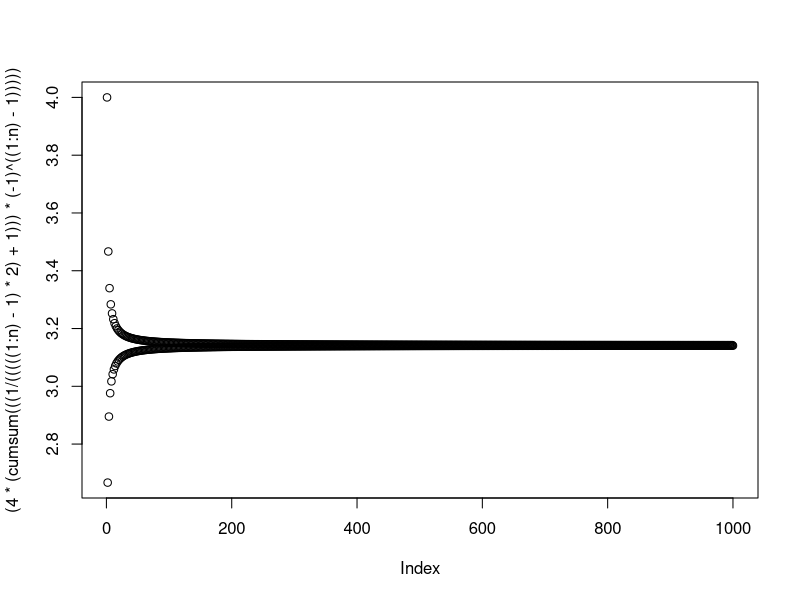
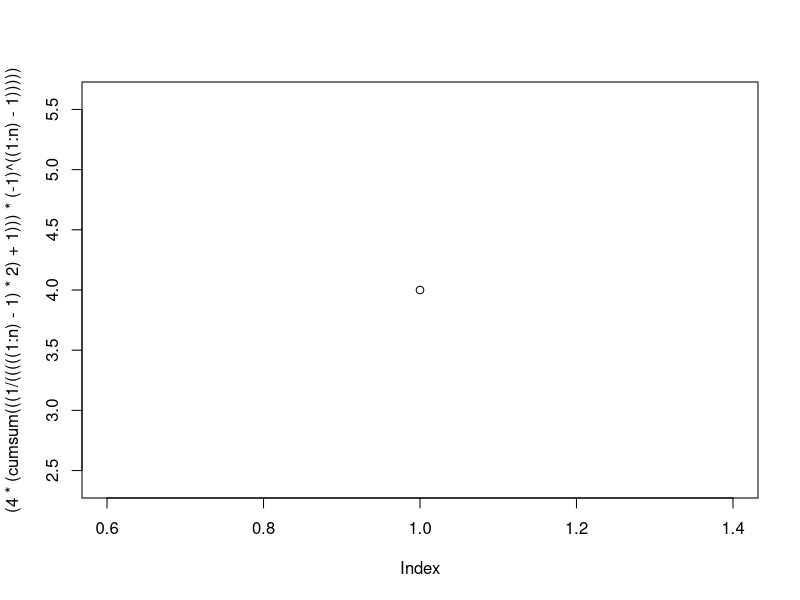
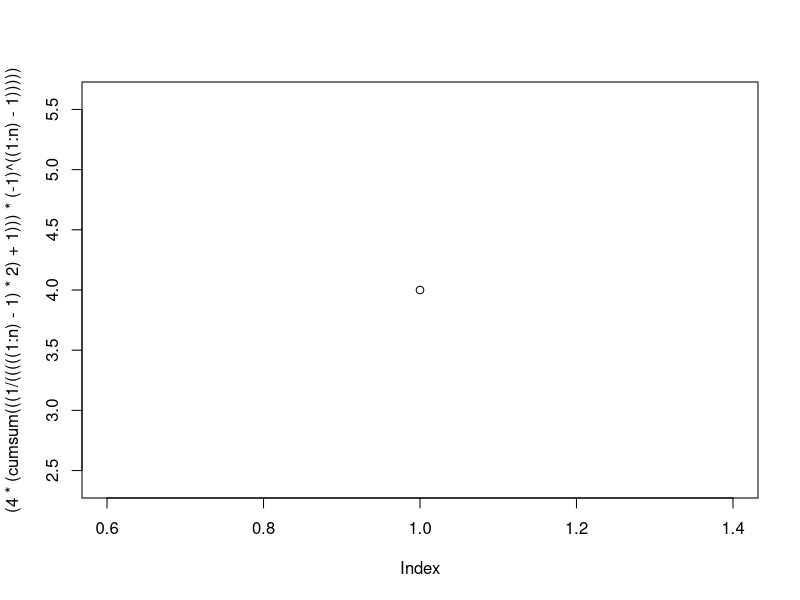
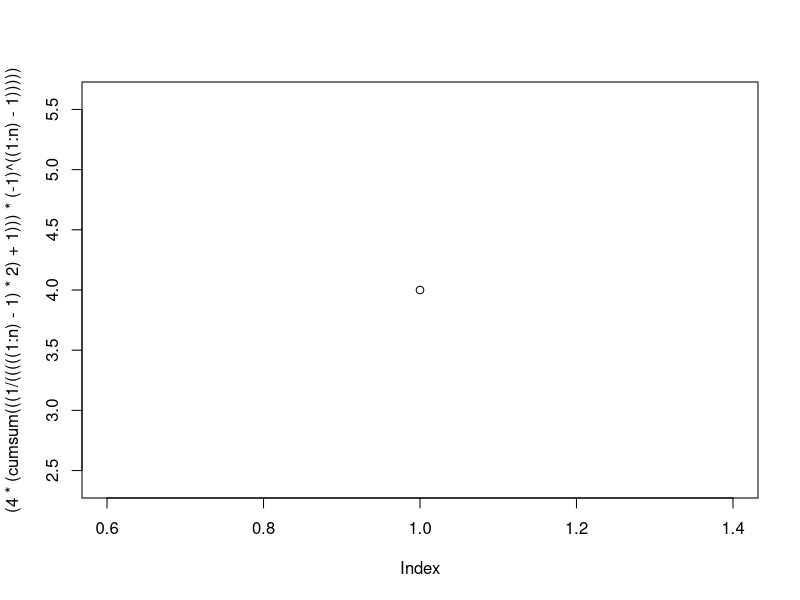
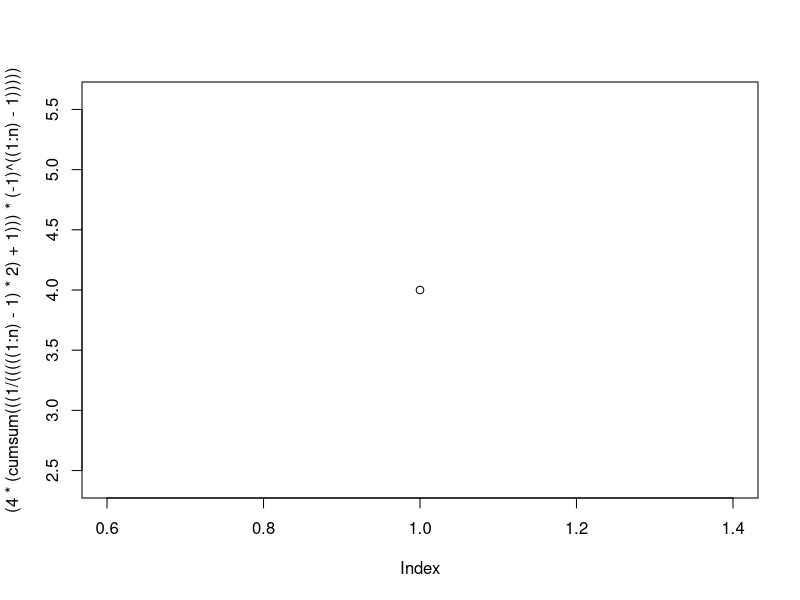
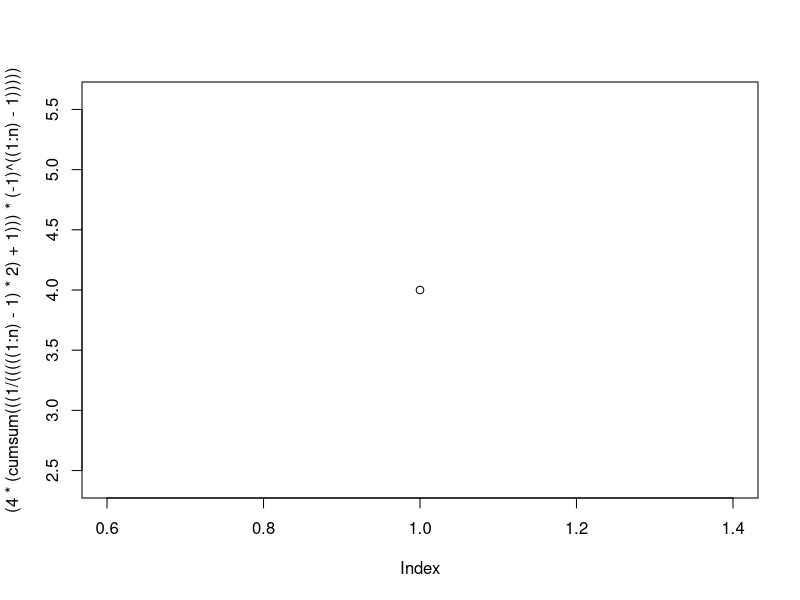
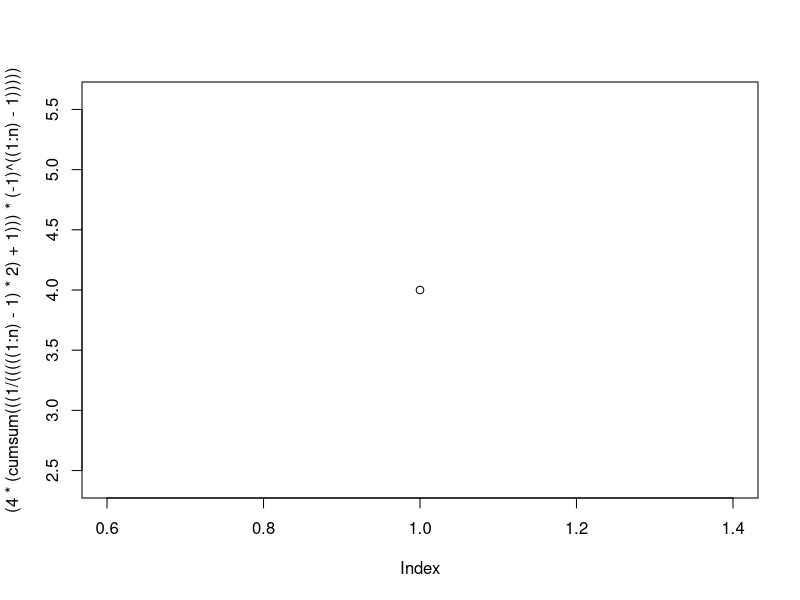
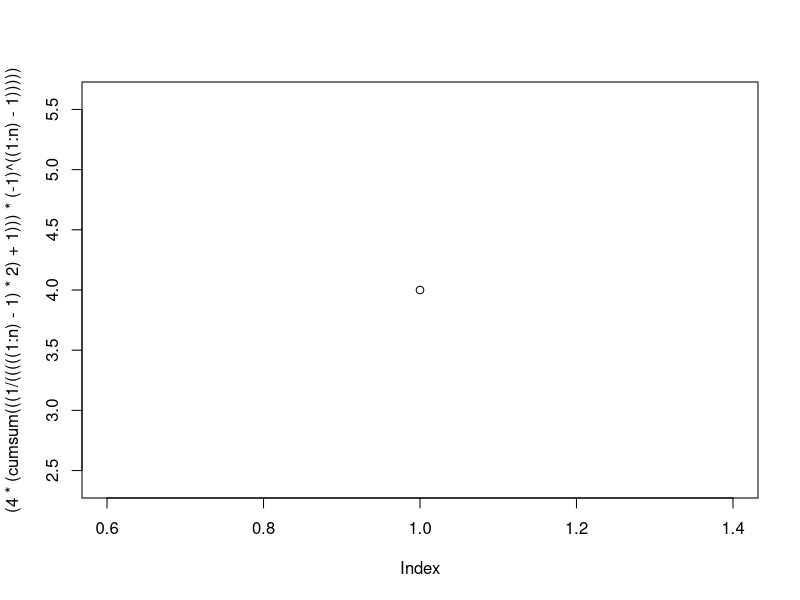

The R source for these figures, in order: (Note: this script raises an error after producing the figures.)
## ---- chunk 1

outlier<- function(x) {
 
    ifelse(x<(quantile(x,.25)-((quantile(x,.75)-quantile(x,.25))*1.5)),x,ifelse(x>(quantile(x,.75)+((quantile(x,.75)-quantile(x,.25))*1.5)),x,"Not an Outlier"))
    
    
  }


w<-c(5,5,5,5,5,5,5,5,5,5,5,5,5,5,5,5,5,5,5,5,5,5,5,5,5,5,5,5,5,5,5,5,5,5,5,5,5,5,5,5,5,5,5,5,5,5,5,5,5,5,5,5,5,5,5,5,5,5,5,5,5,5,5,5,5,5,5,5,5,5,5,5,5,5,-1000,1000)

outlier(w)
## ---- chunk 2

## ---- chunk 3
digitToWord<- function(x){
 ifelse(x=="1","one",ifelse(x=="2","two",ifelse(x=="3","three",ifelse(x=="4","four",ifelse(x=="5","five",ifelse(x=="6","six",ifelse(x=="7","seven",ifelse(x=="8","eight",ifelse(x=="9","nine","Needs to be between 0 and 10")))))))))
}

digitToWord(1)
digitToWord(2)

digitToWord(9)
digitToWord(11)
## ---- chunk 4
digitToWord2 <- function(language, number) {
  if(language == "english") {
    if(number == "0"){ 
      print("zero")
    }
    if(number == "1"){
      print("one")
    }
    if(number == "2"){
      print("two")
    }
    if(number == "3"){
      print("three")
    }
    if(number =="4"){
      print("four")
    }
    if(number =="5"){
      print("five")
    }
    if(number =="6"){
      print("six")
    }
    if(number =="7"){
      print("seven")
    }
    if(number =="8"){
      print("eight")
    }
    if(number =="9"){
      print("nine")
    }
    }
  if(language == "spanish") {
    if(number =="0"){
      print("cero")
    }
    if(number =="1"){
      print("uno")
    }
    if(number =="2"){
      print("dos")
    }
    if(number =="3"){
      print("tres")
    }
    if(number =="4"){
      print("cuatro")
    }
    if(number =="5"){
      print("cinco")
    }
    if(number =="6"){
      print("seis")
    }
    if(number =="7"){
      print("siete")
    }
    if(number =="8"){
      print("ocho")
    }
    if(number =="9"){
      print("nueve")
    }
  }
  if(language == "french") {
    if(number =="0"){
      print("zero")
    }
    if(number =="1"){
      print("un")
    }
    if(number =="2"){
      print("deux")
    }
    if(number =="3"){
      print("trois")
    }
    if(number =="4"){
      print("quartre")
    }
    if(number =="5"){
      print("cinq")
    }
    if(number =="6"){
      print("six")
    }
    if(number =="7"){
      print("sept")
    }
    if(number =="8"){
      print("huit")
    }
    if(number =="9"){
      print("neuf")
    }
}
  }

digitToWord2("english","2")
digitToWord2("spanish","5")
digitToWord2("french","7")
## ---- chunk 5
lettersMatch<-function(x,y){
  grepl(x,y)
}
q<-c("word","names","twelve","wonder","hungry","slow","am","find","eighteen","search")
lettersMatch("^...$",q)
grepl("^....$",q)
## ---- chunk 6
lettersMatch2 <- function(words, pattern) {
  list <- grepl(pattern, words)
  return(list)
}
q<-c("word","names","twelve","wonder","hungry","slow","am","find","eighteen","search")
lettersMatch2(q, "^....$")
## ---- chunk 7
piSeries<-function(n){
  return(4*(sum(((1/(((((1:n)-1)*2)+1)))*(-1)^((1:n)-1)))))
}
piSeries(5)
piSeries(10)
piSeries(100000)
howCloseToPi<-function(n){
  plot((4*(cumsum(((1/(((((1:n)-1)*2)+1)))*(-1)^((1:n)-1))))))
}
howCloseToPi(1000)



randomApproxToPi<-function(n){
  x<-runif(100)
  y<-runif(100)
  q<-(x^2)+(y^2)
 plot(sapply(q,howCloseToPi))
}

randomApproxToPi(10)
## ---- chunk 8
randomApproxToPi2<-function(n){
  sapply(10^runif(100,min=2,max=6),howCloseToPi)
}
sapply(10^runif(1,min=2,max=6),howCloseToPi)
